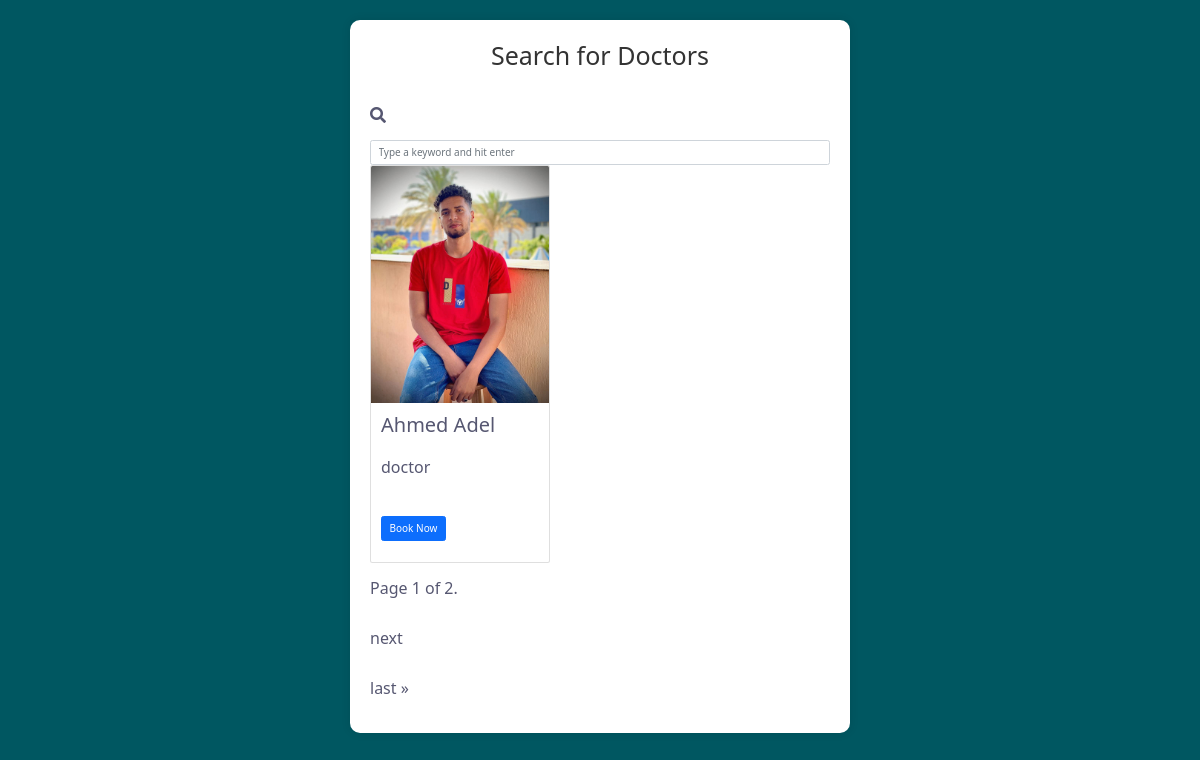
The app's page /doctors/ with its own data.
### doctors/models.py (models this page shows, shortened)
class Doctor(models.Model):
    name = models.CharField(max_length=100)
    image = models.ImageField(upload_to='doctor/')
    specialty =models.TextField(max_length=10000)
    phone_number = models.CharField(max_length=20)
    slug = models.SlugField(null= True,blank=True)
    def get_absolute_url(self):
        return reverse('doctors:doctors_detail', kwargs={'slug': self.slug})

### doctors/views.py (the view)
# urls.py: path('',DoctorList.as_view(),name='doctors_list'),
class DoctorList(ListView):
    model = Doctor
    paginate_by = 1
    template_name ='doctors/doctor_list.html'

### doctors/templates/doctors/doctor_list.html (shortened to what this page needs)
{% load static %}
<!DOCTYPE html>
<html lang="en">
<head>
    <link href="https://cdn.jsdelivr.net/npm/bootstrap@5.0.2/dist/css/bootstrap.min.css" rel="stylesheet">
    <link rel="stylesheet" href='https://cdnjs.cloudflare.com/ajax/libs/font-awesome/5.15.4/css/all.min.css'>
</head>
<body>
    <div class="container">
        <h1>Search for Doctors</h1>
        <div >
            <div class="sidebar-box">
                <form action="{% url 'doctors:doctors_list'%}" method="GET" class="search-form">
                    <div class="form-group">
                        <span class="icon fa fa-search"></span>
                        <input type="text" name='q' class="form-control" placeholder="Type a keyword and hit enter">
                    </div>
                </form>
            </div>
        <div class="doctor-images">
            {% for doctor in object_list %}
                <div class="card" style="width: 18rem;">
                    <img src="{{doctor.image.url}}" width="200px" height="200px" class="card-img-top" alt="...">
                    <div class="card-body">
                    <h2 class="card-title">{{doctor.name}}</h2>
                    <p class="card-text">{{doctor.specialty}}</p>
                    <a href="{{doctor.get_absolute_url}}" class="btn btn-primary">Book Now</a>
                    </div>
                </div>
            {% endfor %}
        </div>
        <div class="pagination">
            <span class="step-links">
                <span class="current">
                    Page {{ page_obj.number }} of {{ page_obj.paginator.num_pages }}.
                </span>
                {% if page_obj.has_next %}
                    <a href="?page={{ page_obj.next_page_number }}">next</a>
                    <a href="?page={{ page_obj.paginator.num_pages }}">last &raquo;</a>
                {% endif %}
            </span>
        </div>
    </div>
</body>
</html>

### doctors/templates/doctors/doctor_list.html (style rules this page uses)
:root { --rich-black-fogra-29: hsl(222, 44%, 8%); --middle-blue-green_40: hsla(174, 64%, 71%, 0.4); --midnight-green: hsl(186, 100%, 19%); --midnight-green_a25: hsla(186, 100%, 19%, 0.25); --independece: hsl(236, 14%, 39%); --verdigris: hsl(182, 100%, 35%); --ming: hsl(186, 72%, 24%); --space-cadet: hsla(226, 45%, 24%); --eerie-black: hsl(0, 0%, 13%); --alice-blue: hsl(187, 25%, 94%); --gray-web: hsl(0, 0%, 50%); --gainsboro: hsl(0, 0%, 87%); --white: hsl(0, 0%, 100%); --white_a20: hsla(0, 0%, 100%, 0.2); --white_a10: hsla(0, 0%, 100%, 0.1); --black: hsl(0, 0%, 0%); --ff-oswald: 'Oswald', sans-serif; --ff-rubik: 'Rubik', sans-serif; --headline-lg: 5rem; --headline-md: 3rem; --headline-sm: 2rem; --title-lg: 1.8rem; --title-md: 1.5rem; --title-sm: 1.4rem; --fw-500: 500; --fw-700: 700; --section-padding: 120px; --shadow-1: 0px 2px 20px hsla(209, 36%, 72%, 0.2); --shadow-2: 0 4px 16px hsla(0, 0%, 0%, 0.06); --radius-circle: 50%; --radius-12: 12px; --radius-6: 6px; --radius-4: 4px; --transition-1: 0.25s ease; --transition-2: 0.5s ease; --transition-3: 1s ease; --cubic-in: cubic-bezier(0.51, 0.03, 0.64, 0.28); --cubic-out: cubic-bezier(0.05, 0.83, 0.52, 0.97); }
*, *::before, *::after { margin: 0; padding: 0; box-sizing: border-box; }
a, img, span, time, input, button, ion-icon { display: block; }
a { color: inherit; text-decoration: none; }
img { height: auto; }
input, button { background: none; border: none; font: inherit; }
input { width: 100%; outline: none; }
html { font-size: 10px; font-family: var(--ff-rubik); scroll-behavior: smooth; }
body { background-color: var(--midnight-green); font-size: 1.6rem; color: var(--independece); line-height: 5rem; overflow: hidden; }
.container { max-width: 500px; margin: 20px auto; background-color: #fff; padding: 20px; border-radius: 10px; box-shadow: 0 0 10px rgba(0, 0, 0, 0.1); }
h1 { text-align: center; color: #333; margin-bottom: 20px; }
.doctor-images { display: flex; justify-content: space-between; flex-wrap: wrap; gap: 20px; }

### records on screen
Doctor: image (picture), name "Ahmed Adel", specialty "doctor"

### other values on screen
{{ page_obj.number }} "1"
{{ page_obj.paginator.num_pages }} "2"
